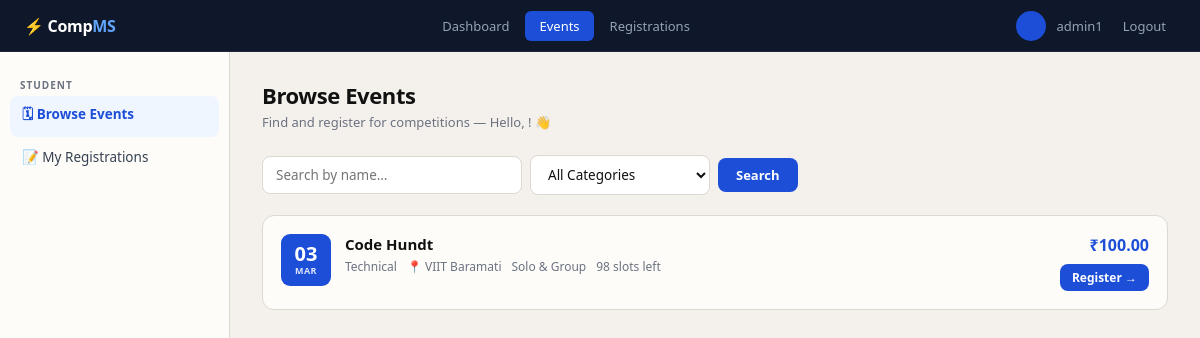
Page /events/ (signed in) on the committed database.
### events/models.py (models this page shows, shortened)
class Event(models.Model):
    CATEGORY = [
        ('technical', 'Technical'),
        ('cultural',  'Cultural'),
        ('sports',    'Sports'),
        ('other',     'Other'),
    ]
    ETYPE = [
        ('solo',  'Solo Only'),
        ('group', 'Group Only'),
        ('both',  'Solo & Group'),
    ]
    name             = models.CharField(max_length=200)
    description      = models.TextField(blank=True)
    date             = models.DateField()
    venue            = models.CharField(max_length=200)
    category         = models.CharField(max_length=20, choices=CATEGORY, default='technical')
    event_type       = models.CharField(max_length=10, choices=ETYPE, default='both')
    registration_fee = models.DecimalField(max_digits=8, decimal_places=2)
    max_participants = models.PositiveIntegerField(default=100)
    upi_id           = models.CharField(max_length=100, default='college@upi',
                                        help_text='UPI ID students should pay to')
    created_by       = models.ForeignKey(User, on_delete=models.SET_NULL,
                                         null=True, related_name='created_events')
    created_at       = models.DateTimeField(auto_now_add=True)
    is_active        = models.BooleanField(default=True)
    class Meta:
        ordering = ['-date']
    @property
    def confirmed_count(self):
        return self.registrations.filter(payment_status='verified').count()
    @property
    def slots_left(self):
        return max(0, self.max_participants - self.confirmed_count)

### events/views.py (the view)
# urls.py: path('events/',                         views.event_list,      name='event_list'),
@login_required
def event_list(request):
    events = Event.objects.filter(is_active=True)
    q        = request.GET.get('q', '').strip()
    category = request.GET.get('category', '')
    if q:
        events = events.filter(Q(name__icontains=q) | Q(description__icontains=q))
    if category:
        events = events.filter(category=category)
    my_ids = set(Registration.objects.filter(
        student=request.user).values_list('event_id', flat=True)
    )
    return render(request, 'events/event_list.html', {
        'events':      events,
        'my_ids':      my_ids,
        'q':           q,
        'category':    category,
        'categories':  Event.CATEGORY,
    })

### templates/events/event_list.html (shortened to what this page needs)
{% extends 'base.html' %}
{% block content %}
<div class="wrap">
  <aside class="side">
    <div class="side-sec">
      <div class="side-cap">Student</div>
      <a href="{% url 'event_list' %}" class="side-a on">🗓 Browse Events</a>
      <a href="{% url 'my_registrations' %}" class="side-a">📝 My Registrations</a>
    </div>
  </aside>
  <main class="main">
    <div class="ph">
      <div class="ph-title">Browse Events</div>
      <div class="ph-sub">Find and register for competitions — Hello, {{ request.user.first_name }}! 👋</div>
    </div>
    <form method="get" style="margin-bottom:20px">
      <div class="row" style="flex-wrap:wrap;gap:8px">
        <input class="fi" type="text" name="q" value="{{ q }}"
               placeholder="Search by name…" style="max-width:260px"/>
        <select name="category" style="max-width:180px">
          <option value="">All Categories</option>
        </select>
        <button type="submit" class="btn btn-p">Search</button>
      </div>
    </form>
    {% for ev in events %}
    <div class="ev-card">
      <div class="ev-date">
        <div class="ev-day">{{ ev.date|date:"d" }}</div>
        <div class="ev-mon">{{ ev.date|date:"M"|upper }}</div>
      </div>
      <div class="ev-info">
        <div class="ev-name">{{ ev.name }}</div>
        <div class="ev-meta">
          <span>{{ ev.get_category_display }}</span>
          <span>📍 {{ ev.venue }}</span>
          <span>{{ ev.get_event_type_display }}</span>
          <span>{{ ev.slots_left }} slot{% if ev.slots_left != 1 %}s{% endif %} left</span>
        </div>
      </div>
      <div style="text-align:right;flex-shrink:0">
        <div class="ev-fee">₹{{ ev.registration_fee }}</div>
        <div class="mt8">
          {% if ev.pk in my_ids %}
            <span class="badge b-green" style="font-size:12px;padding:5px 12px">✓ Registered</span>
          {% elif ev.slots_left == 0 %}
            <span class="badge b-red" style="font-size:12px;padding:5px 12px">Full</span>
          {% else %}
            <a href="{% url 'register_event' ev.pk %}" class="btn btn-p btn-sm">Register →</a>
          {% endif %}
        </div>
      </div>
    </div>
    {% empty %}
    <div class="card" style="text-align:center;padding:48px">
      <div style="font-size:40px;margin-bottom:10px">🗓</div>
      <div style="font-size:16px;font-weight:700">No events available right now</div>
      <div class="muted mt4">Check back soon for upcoming competitions.</div>
    </div>
    {% endfor %}
  </main>
</div>
{% endblock %}

### templates/base.html (shortened to what this page needs)
<!DOCTYPE html>
<html lang="en">
<head>
</head>
<body>
{% if user.is_authenticated %}
<nav class="nav">
  <a href="/" class="nav-brand">⚡ Comp<em>MS</em></a>
  <div class="nav-links">
    {% if user.is_staff %}
      <a href="{% url 'admin_dashboard' %}" class="nav-link {% if 'dashboard' in request.resolver_match.url_name %}on{% endif %}">Dashboard</a>
      <a href="{% url 'admin_events' %}" class="nav-link {% if 'event' in request.resolver_match.url_name %}on{% endif %}">Events</a>
      <a href="{% url 'admin_registrations' %}" class="nav-link {% if 'registration' in request.resolver_match.url_name or 'verify' in request.resolver_match.url_name %}on{% endif %}">Registrations</a>
    {% else %}
      <a href="{% url 'event_list' %}" class="nav-link {% if request.resolver_match.url_name == 'event_list' %}on{% endif %}">Browse Events</a>
      <a href="{% url 'my_registrations' %}" class="nav-link {% if request.resolver_match.url_name == 'my_registrations' %}on{% endif %}">My Registrations</a>
    {% endif %}
  </div>
  <div class="nav-right">
    <div class="nav-avatar">{{ user.first_name|first|upper }}{{ user.last_name|first|upper }}</div>
    <span class="nav-name">{{ user.get_full_name|default:user.username }}</span>
    <a href="{% url 'logout' %}" class="nav-link" style="padding:5px 10px">Logout</a>
  </div>
</nav>
{% endif %}
{% block content %}{% endblock %}
</body>
</html>

### templates/base.html (style rules this page uses)
* { margin:0;padding:0;box-sizing:border-box }
:root { --bg:#F4F1EC; --card:#FDFCF9; --border:#DDD8D0; --ink:#111; --muted:#6B7280; --soft:#EAE7E0; --blue:#1D4ED8; --blue-h:#1E3A8A; --green:#15803D; --green-bg:#F0FDF4; --green-bd:#BBF7D0; --amber:#92400E; --amber-bg:#FFFBEB; --amber-bd:#FDE68A; --red:#B91C1C; --red-bg:#FEF2F2; --red-bd:#FECACA; --sidebar:230px; }
body { font-family:'Segoe UI',system-ui,sans-serif;background:var(--bg);color:var(--ink);min-height:100vh;font-size:14px }
a { color:inherit;text-decoration:none }
.nav { background:#0F172A; height:52px; display:flex;align-items:center;justify-content:space-between; padding:0 24px; position:sticky; top:0; z-index:300; border-bottom:1px solid #1E293B; }
.nav-brand { font-weight:800;font-size:16px;color:#fff;letter-spacing:-.3px }
.nav-brand em { color:#60A5FA;font-style:normal }
.nav-links { display:flex;gap:2px }
.nav-link { color:#94A3B8;padding:6px 14px;border-radius:6px; font-size:13px;font-weight:500;transition:.15s; }
.nav-link.on { color:#fff;background:var(--blue) }
.nav-right { display:flex;align-items:center;gap:10px }
.nav-avatar { width:30px;height:30px;border-radius:50%; background:var(--blue);color:#fff; display:flex;align-items:center;justify-content:center; font-size:12px;font-weight:700; }
.nav-name { color:#94A3B8;font-size:13px }
.wrap { display:flex;min-height:calc(100vh - 52px) }
.side { width:var(--sidebar);background:var(--card); border-right:1px solid var(--border); padding:18px 0; flex-shrink:0; }
.side-sec { padding:0 10px;margin-bottom:4px }
.side-cap { font-size:10px;font-weight:700;color:var(--muted); letter-spacing:1px;text-transform:uppercase; padding:8px 10px 4px; }
.side-a { display:flex;align-items:center;gap:9px; padding:9px 12px;border-radius:8px; font-size:13.5px;color:#374151;margin-bottom:2px; transition:.15s; }
.side-a.on { background:#EFF6FF;color:var(--blue);font-weight:600 }
.main { flex:1;padding:28px 32px;overflow-y:auto }
.ph { margin-bottom:24px }
.ph-title { font-size:22px;font-weight:800;letter-spacing:-.4px }
.ph-sub { font-size:13px;color:var(--muted);margin-top:3px }
.btn { display:inline-flex;align-items:center;gap:5px;padding:8px 18px;border-radius:8px;font-size:13px;font-weight:600;cursor:pointer;border:none;transition:.15s;font-family:inherit }
.btn-p { background:var(--blue);color:#fff }
.btn-sm { padding:5px 12px;font-size:12px }
.fi,select,textarea { width:100%;padding:9px 13px;border:1.5px solid var(--border); border-radius:8px;font-size:13.5px;font-family:inherit; background:#fff;color:var(--ink);outline:none;transition:.2s; }
.row { display:flex;align-items:center;gap:8px }
.mt8 { margin-top:8px }
.ev-card { background:var(--card);border:1px solid var(--border); border-radius:12px;padding:18px; display:flex;gap:14px;margin-bottom:12px;transition:.2s; }
.ev-date { width:50px;height:52px;background:var(--blue); border-radius:9px;display:flex;flex-direction:column; align-items:center;justify-content:center;color:#fff;flex-shrink:0; }
.ev-day { font-size:20px;font-weight:800;line-height:1 }
.ev-mon { font-size:9px;font-weight:700;opacity:.85;letter-spacing:.5px }
.ev-info { flex:1 }
.ev-name { font-size:15px;font-weight:700;margin-bottom:4px }
.ev-meta { font-size:12px;color:var(--muted);display:flex;gap:10px;flex-wrap:wrap }
.ev-fee { font-size:16px;font-weight:800;color:var(--blue);white-space:nowrap }

### rows in the picture
Event: date "03", date "MAR", name "Code Hundt", category "Technical", venue "VIIT Baramati", event_type "Solo & Group", slots_left "98", registration_fee "100.00", shows "Register →"

### other values in the picture
{{ user.get_full_name|default:user.username }} "admin1"
